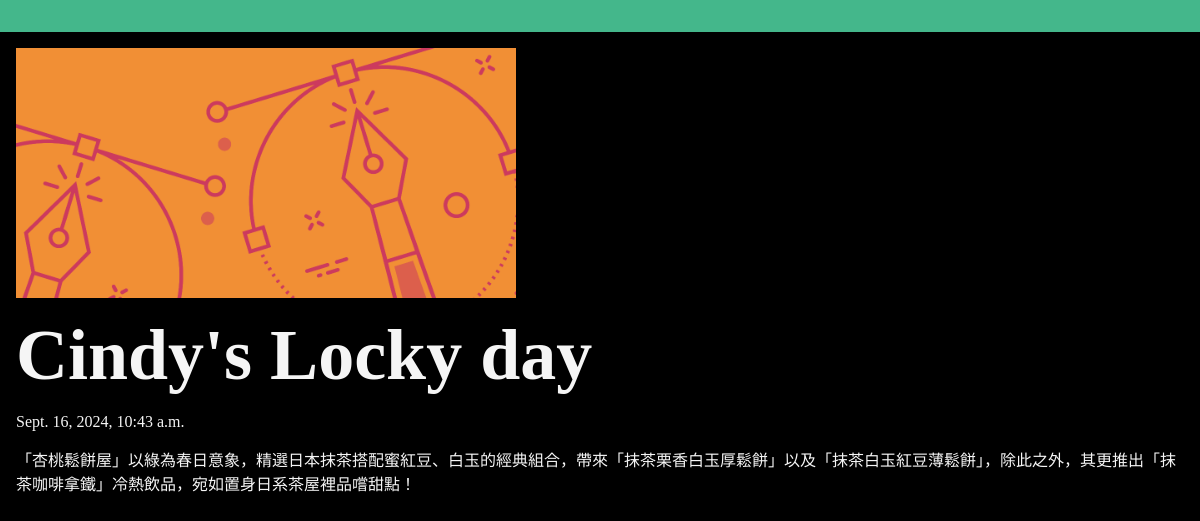
Screenshot of /posts/cindy-locky-day with the database file from the repository.
### posts/models.py (models this page shows, shortened)
class Post(models.Model):
    title = models.CharField(max_length=75)
    body = models.TextField()
    slug = models.SlugField()
    date = models.DateTimeField(auto_now_add=True)
    banner = models.ImageField(default='fallback.png', blank=True)
    author = models.ForeignKey(User, on_delete=models.CASCADE, default=None)

### posts/views.py (the view)
# urls.py: path('<slug:slug>', views.post_page, name="page"),
def post_page(request, slug):
    post = Post.objects.get(slug=slug)
    return render(request,'posts/post_page.html',{'post':post})

### posts/templates/posts/post_page.html (shortened to what this page needs)
{% extends 'layout.html' %}
{% block content %}
    <section>
        <img class="banner" style="max-width: 500px;"
        src="{{ post.banner.url }}"
        alt="{{ post.title }}" />
        <h1>{{ post.title }}</h1>
        <p>{{ post.date }}</p>
        <p>{{ post.body }}</p>
    </section>
{% endblock %}

### static/css/style.css (style rules this page uses)
* { margin: 0; padding: 0; box-sizing: border-box; }
body { min-height: 100vh; background-color: black; color: whitesmoke; font-size: 3rem; }
section { display: flex; flex-flow: column; gap: 1rem; }
p { font-size: 1rem; }
.banner { display: block; max-width: 800px; width: 100%; }

### rows the page displays
Post: banner (picture), title "Cindy's Locky day", date "Sept. 16, 2024, 10:43 a.m.", body "「杏桃鬆餅屋」以綠為春日意象，精選日本抹茶搭配蜜紅豆、白玉的經典組合，帶來「抹茶栗香白玉厚鬆餅」以及「抹茶白玉紅豆薄鬆餅」，除此之外，其更推出「抹茶咖啡拿鐵」冷熱飲品，宛如置身日系茶屋裡品嚐甜點！"
